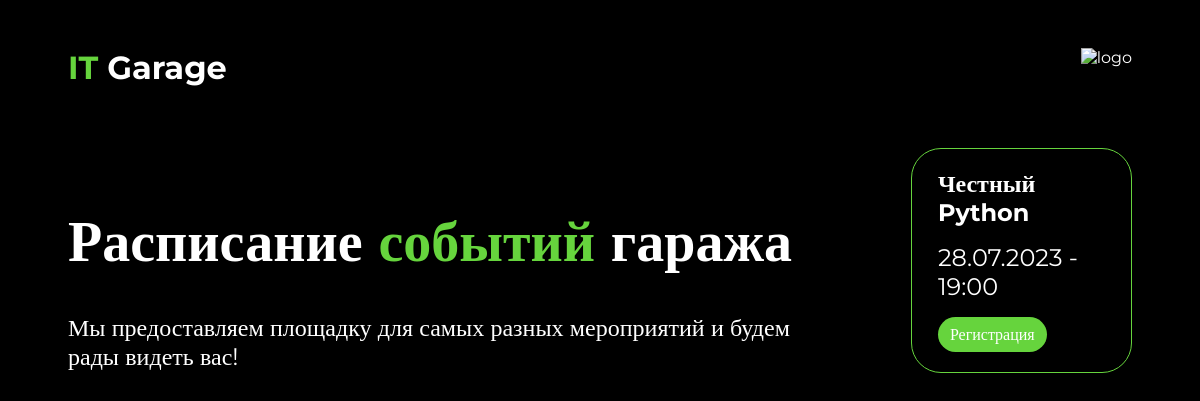
Before: / with the older database file.
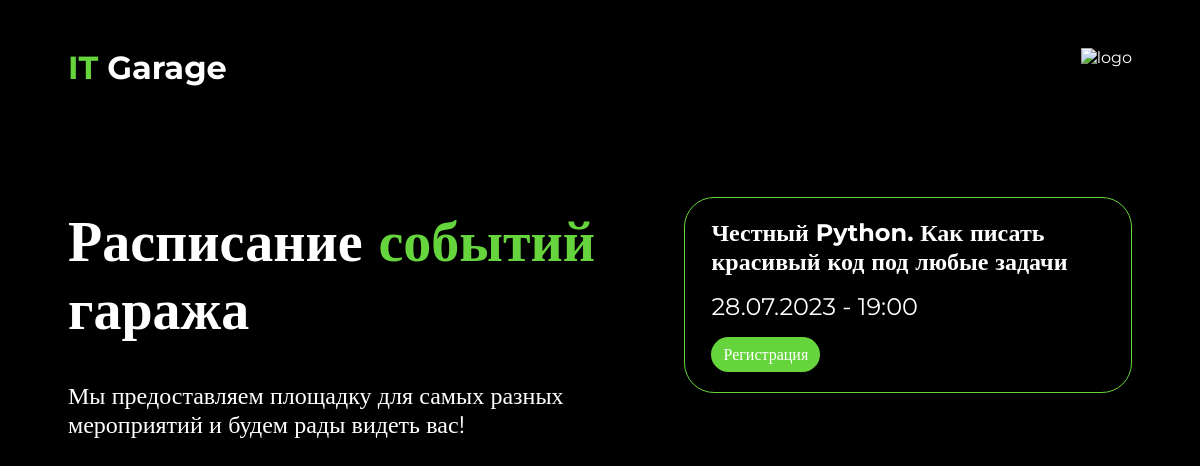
After: the same page with the newer database file.
### app.py (models this page shows)
class Event(db.Model):
    id = db.Column(db.Integer, primary_key=True)
    title = db.Column(db.String, nullable=False)
    description = db.Column(db.String)
    date = db.Column(db.String, nullable=False)
    time = db.Column(db.String, nullable=False)

### app.py (the view)
@app.route('/')
def index():
    events = get_valid_events(db.session.query(Event).order_by(Event.date).all())
    return render_template('index.html', events=events)

### app.py (called while the page is built)
def get_valid_events(events):
    output = []
    for event in events:
        if datetime.strptime(event.date, '%d.%m.%Y').date() >= datetime.today().date():
            output.append(event)
    return output

### templates/index.html (shortened to what this page needs)
{% extends 'base.html' %}
{% block style %}
    /static/css/main.css
{% endblock %}
{% block content %}
<div class="content-container">
    <div>
        <h1 class="title">Расписание <span>событий</span> гаража</h1>
        <p class="description">Мы предоставляем площадку для самых разных мероприятий и будем рады видеть вас!</p>
    </div>
    <div class="schedule-container">
        {% for event in events %}
        <div class="schedule-element">
            <p class="event-title">{{event.title}}</p>
            <p class="event-datetime">{{event.date}} - {{event.time}}</p>
            <p class='event-registration'><a href="/registration/{{event.id}}">Регистрация</a></p>
        </div>
        {% endfor %}
    </div>
</div>
{% endblock %}

### templates/base.html (shortened to what this page needs)
<!DOCTYPE html>
<html lang="ru">
<head>
    <link rel="stylesheet" href="{% block style %}{% endblock %}">
    <link rel="stylesheet" href="/static/css/style.css">
</head>
<body>
    <header class="header">
        <a href="/" class="header-title"><span>IT</span> Garage</a>
        <a href="https://intensa.ru"><img class="header-image" src="https://intensa.ru/_nuxt/img/logo-white.1824e4d.svg" alt="logo" data-v-b392547a=""></a>
    </header>
    <main>
        {% block content %}
        {% endblock %}
    </main>
</body>
</html>

### static/css/main.css (style rules this page uses)
.content-container { display: flex; gap: 10vh; }
.title { font-size: 7vh; flex-wrap: wrap; margin-top: 10vh; flex-grow: 1; }
.description { font-size: 3vh; }
.title > span { color: #66d43d; }
.schedule-container { display: flex; flex-direction: column; gap: 2vw; justify-content: center; flex-grow: 3; }
.schedule-element { padding: 1.5vh 1.5vw; display: flex; flex-direction: column; align-items: space-around; border: 1px solid #66d43d; border-radius: 30px; }
.event-title { font-weight: bold; font-size: 3vh; margin: 1vh 1vh; }
.event-datetime { margin: 1vh 1vh; font-size: 3vh; }
.event-registration { color: black; margin: 1vh 1vh; background-color: #66d43d; padding: 1vh 1vw; width: fit-content; border-radius: 30px; }

### static/css/style.css (style rules this page uses)
* { font-family: Montserrat; color: white; }
a { text-decoration: none; color: white; }
body { background-color: black; }
.header { display: flex; justify-content: space-between; align-content: center; padding: 5vh 5vw; }
.header-image { display: static; height: 4vh; }
.header-title { font-size: 4vh; font-weight: bold; }
.header-title > span { color: #66d43d; }
main { display: flex; flex-direction: column; padding-left: 5vw; padding-right: 5vw; }

Changed rows visible on the page:
changed Event: title "Честный Python" → "Честный Python. Как писать красивый код под любые задачи"
